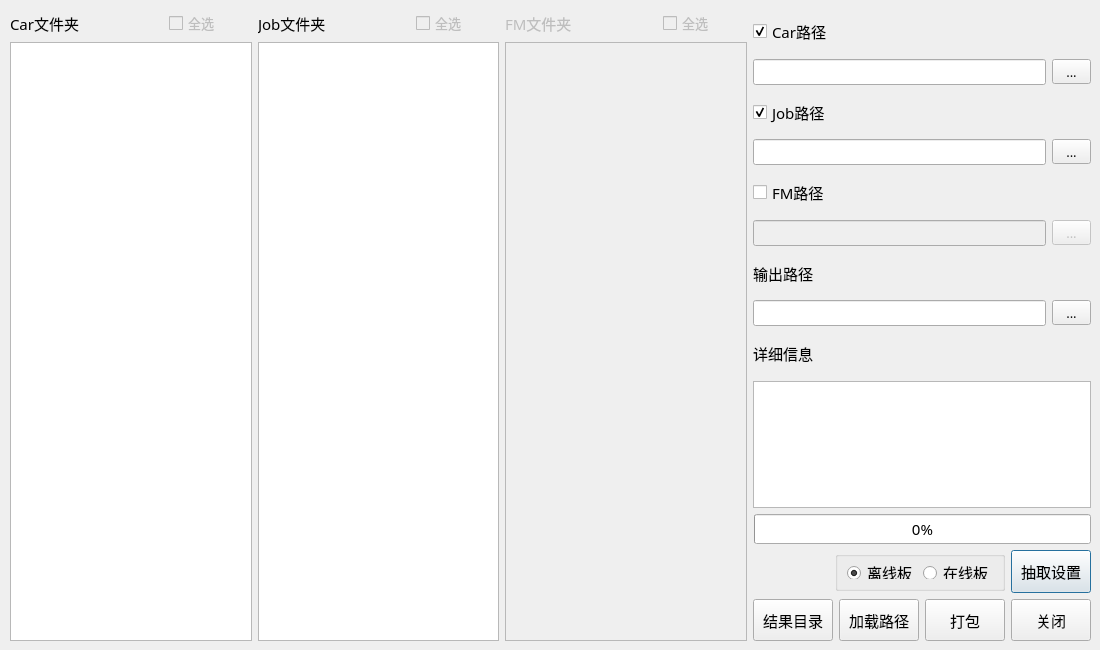
<?xml version="1.0" encoding="UTF-8"?>
<ui version="4.0">
 <class>PackJobCarWin</class>
 <widget class="QDialog" name="PackJobCarWin">
  <property name="geometry">
   <rect>
    <x>0</x>
    <y>0</y>
    <width>1100</width>
    <height>650</height>
   </rect>
  </property>
  <property name="minimumSize">
   <size>
    <width>1100</width>
    <height>650</height>
   </size>
  </property>
  <property name="maximumSize">
   <size>
    <width>1100</width>
    <height>650</height>
   </size>
  </property>
  <property name="font">
   <font>
    <family>微软雅黑</family>
    <pointsize>11</pointsize>
   </font>
  </property>
  <property name="windowTitle">
   <string>打包工具</string>
  </property>
  <property name="sizeGripEnabled">
   <bool>false</bool>
  </property>
  <widget class="QWidget" name="layoutWidget">
   <property name="geometry">
    <rect>
     <x>10</x>
     <y>10</y>
     <width>1081</width>
     <height>631</height>
    </rect>
   </property>
   <layout class="QHBoxLayout" name="horizontalLayout_12" stretch="180,180,180,250">
    <item>
     <layout class="QVBoxLayout" name="verticalLayout_5">
      <item>
       <layout class="QHBoxLayout" name="horizontalLayout_11">
        <item>
         <widget class="QLabel" name="label_CarArea">
          <property name="enabled">
           <bool>true</bool>
          </property>
          <property name="font">
           <font>
            <family>微软雅黑</family>
            <pointsize>11</pointsize>
           </font>
          </property>
          <property name="text">
           <string>Car文件夹</string>
          </property>
         </widget>
        </item>
        <item>
         <spacer name="horizontalSpacer_6">
          <property name="orientation">
           <enum>Qt::Horizontal</enum>
          </property>
          <property name="sizeHint" stdset="0">
           <size>
            <width>40</width>
            <height>18</height>
           </size>
          </property>
         </spacer>
        </item>
        <item>
         <widget class="QCheckBox" name="cBox_SelectAll_Car">
          <property name="enabled">
           <bool>false</bool>
          </property>
          <property name="sizePolicy">
           <sizepolicy hsizetype="Expanding" vsizetype="Maximum">
            <horstretch>0</horstretch>
            <verstretch>0</verstretch>
           </sizepolicy>
          </property>
          <property name="font">
           <font>
            <family>微软雅黑</family>
            <pointsize>10</pointsize>
           </font>
          </property>
          <property name="text">
           <string>全选</string>
          </property>
         </widget>
        </item>
       </layout>
      </item>
      <item>
       <widget class="PJC_TableView" name="tableCar">
        <property name="sortingEnabled">
         <bool>true</bool>
        </property>
       </widget>
      </item>
     </layout>
    </item>
    <item>
     <layout class="QVBoxLayout" name="verticalLayout_4">
      <item>
       <layout class="QHBoxLayout" name="horizontalLayout_10">
        <item>
         <widget class="QLabel" name="label_Job">
          <property name="enabled">
           <bool>true</bool>
          </property>
          <property name="font">
           <font>
            <family>微软雅黑</family>
            <pointsize>11</pointsize>
           </font>
          </property>
          <property name="text">
           <string>Job文件夹</string>
          </property>
         </widget>
        </item>
        <item>
         <spacer name="horizontalSpacer_7">
          <property name="orientation">
           <enum>Qt::Horizontal</enum>
          </property>
          <property name="sizeHint" stdset="0">
           <size>
            <width>40</width>
            <height>18</height>
           </size>
          </property>
         </spacer>
        </item>
        <item>
         <widget class="QCheckBox" name="cBox_SelectAll_Job">
          <property name="enabled">
           <bool>false</bool>
          </property>
          <property name="sizePolicy">
           <sizepolicy hsizetype="Expanding" vsizetype="Maximum">
            <horstretch>0</horstretch>
            <verstretch>0</verstretch>
           </sizepolicy>
          </property>
          <property name="font">
           <font>
            <family>微软雅黑</family>
            <pointsize>10</pointsize>
           </font>
          </property>
          <property name="text">
           <string>全选</string>
          </property>
         </widget>
        </item>
       </layout>
      </item>
      <item>
       <widget class="PJC_TableView" name="tableJob">
        <property name="sortingEnabled">
         <bool>true</bool>
        </property>
       </widget>
      </item>
     </layout>
    </item>
    <item>
     <layout class="QVBoxLayout" name="verticalLayout_6">
      <item>
       <layout class="QHBoxLayout" name="horizontalLayout_13">
        <item>
         <widget class="QLabel" name="label_Fm">
          <property name="enabled">
           <bool>false</bool>
          </property>
          <property name="font">
           <font>
            <family>微软雅黑</family>
            <pointsize>11</pointsize>
           </font>
          </property>
          <property name="text">
           <string>FM文件夹</string>
          </property>
         </widget>
        </item>
        <item>
         <spacer name="horizontalSpacer_9">
          <property name="orientation">
           <enum>Qt::Horizontal</enum>
          </property>
          <property name="sizeHint" stdset="0">
           <size>
            <width>40</width>
            <height>18</height>
           </size>
          </property>
         </spacer>
        </item>
        <item>
         <widget class="QCheckBox" name="cBox_SelectAll_Fm">
          <property name="enabled">
           <bool>false</bool>
          </property>
          <property name="sizePolicy">
           <sizepolicy hsizetype="Expanding" vsizetype="Maximum">
            <horstretch>0</horstretch>
            <verstretch>0</verstretch>
           </sizepolicy>
          </property>
          <property name="font">
           <font>
            <family>微软雅黑</family>
            <pointsize>10</pointsize>
           </font>
          </property>
          <property name="text">
           <string>全选</string>
          </property>
         </widget>
        </item>
       </layout>
      </item>
      <item>
       <widget class="PJC_TableView" name="tableFm">
        <property name="enabled">
         <bool>false</bool>
        </property>
        <property name="sortingEnabled">
         <bool>true</bool>
        </property>
       </widget>
      </item>
     </layout>
    </item>
    <item>
     <layout class="QVBoxLayout" name="verticalLayout_3" stretch="1,1,1,1,1,1,1,1,1,3,1,1,1">
      <item>
       <layout class="QHBoxLayout" name="horizontalLayout_7">
        <item>
         <widget class="QCheckBox" name="label_CarPath">
          <property name="sizePolicy">
           <sizepolicy hsizetype="Minimum" vsizetype="Expanding">
            <horstretch>0</horstretch>
            <verstretch>0</verstretch>
           </sizepolicy>
          </property>
          <property name="font">
           <font>
            <family>微软雅黑</family>
            <pointsize>11</pointsize>
           </font>
          </property>
          <property name="text">
           <string>Car路径</string>
          </property>
          <property name="checked">
           <bool>true</bool>
          </property>
         </widget>
        </item>
        <item>
         <spacer name="horizontalSpacer_4">
          <property name="orientation">
           <enum>Qt::Horizontal</enum>
          </property>
          <property name="sizeHint" stdset="0">
           <size>
            <width>40</width>
            <height>18</height>
           </size>
          </property>
         </spacer>
        </item>
       </layout>
      </item>
      <item>
       <layout class="QHBoxLayout" name="horizontalLayout_2" stretch="300,40">
        <item>
         <widget class="QLineEdit" name="Edit_PathCar">
          <property name="enabled">
           <bool>true</bool>
          </property>
          <property name="font">
           <font>
            <family>微软雅黑</family>
            <pointsize>10</pointsize>
           </font>
          </property>
         </widget>
        </item>
        <item>
         <widget class="QToolButton" name="btn_OpenPathCar">
          <property name="enabled">
           <bool>true</bool>
          </property>
          <property name="sizePolicy">
           <sizepolicy hsizetype="Expanding" vsizetype="Fixed">
            <horstretch>0</horstretch>
            <verstretch>0</verstretch>
           </sizepolicy>
          </property>
          <property name="font">
           <font>
            <family>微软雅黑</family>
            <pointsize>10</pointsize>
           </font>
          </property>
          <property name="text">
           <string>...</string>
          </property>
         </widget>
        </item>
       </layout>
      </item>
      <item>
       <layout class="QHBoxLayout" name="horizontalLayout_8">
        <item>
         <widget class="QCheckBox" name="label_JobPath">
          <property name="sizePolicy">
           <sizepolicy hsizetype="Minimum" vsizetype="Expanding">
            <horstretch>0</horstretch>
            <verstretch>0</verstretch>
           </sizepolicy>
          </property>
          <property name="font">
           <font>
            <family>微软雅黑</family>
            <pointsize>11</pointsize>
           </font>
          </property>
          <property name="text">
           <string>Job路径</string>
          </property>
          <property name="checked">
           <bool>true</bool>
          </property>
         </widget>
        </item>
        <item>
         <spacer name="horizontalSpacer_3">
          <property name="orientation">
           <enum>Qt::Horizontal</enum>
          </property>
          <property name="sizeHint" stdset="0">
           <size>
            <width>40</width>
            <height>18</height>
           </size>
          </property>
         </spacer>
        </item>
       </layout>
      </item>
      <item>
       <layout class="QHBoxLayout" name="horizontalLayout_3" stretch="300,40">
        <item>
         <widget class="QLineEdit" name="Edit_PathJob">
          <property name="enabled">
           <bool>true</bool>
          </property>
          <property name="font">
           <font>
            <family>微软雅黑</family>
            <pointsize>10</pointsize>
           </font>
          </property>
         </widget>
        </item>
        <item>
         <widget class="QToolButton" name="btn_OpenPathJob">
          <property name="enabled">
           <bool>true</bool>
          </property>
          <property name="sizePolicy">
           <sizepolicy hsizetype="Expanding" vsizetype="Fixed">
            <horstretch>0</horstretch>
            <verstretch>0</verstretch>
           </sizepolicy>
          </property>
          <property name="font">
           <font>
            <family>微软雅黑</family>
            <pointsize>10</pointsize>
           </font>
          </property>
          <property name="text">
           <string>...</string>
          </property>
         </widget>
        </item>
       </layout>
      </item>
      <item>
       <layout class="QHBoxLayout" name="horizontalLayout_16">
        <item>
         <widget class="QCheckBox" name="label_FmPath">
          <property name="sizePolicy">
           <sizepolicy hsizetype="Minimum" vsizetype="Expanding">
            <horstretch>0</horstretch>
            <verstretch>0</verstretch>
           </sizepolicy>
          </property>
          <property name="font">
           <font>
            <family>微软雅黑</family>
            <pointsize>11</pointsize>
           </font>
          </property>
          <property name="text">
           <string>FM路径</string>
          </property>
         </widget>
        </item>
        <item>
         <spacer name="horizontalSpacer_10">
          <property name="orientation">
           <enum>Qt::Horizontal</enum>
          </property>
          <property name="sizeHint" stdset="0">
           <size>
            <width>40</width>
            <height>18</height>
           </size>
          </property>
         </spacer>
        </item>
       </layout>
      </item>
      <item>
       <layout class="QHBoxLayout" name="horizontalLayout_15" stretch="300,40">
        <item>
         <widget class="QLineEdit" name="Edit_PathFm">
          <property name="enabled">
           <bool>false</bool>
          </property>
          <property name="font">
           <font>
            <family>微软雅黑</family>
            <pointsize>10</pointsize>
           </font>
          </property>
         </widget>
        </item>
        <item>
         <widget class="QToolButton" name="btn_OpenPathFm">
          <property name="enabled">
           <bool>false</bool>
          </property>
          <property name="sizePolicy">
           <sizepolicy hsizetype="Expanding" vsizetype="Fixed">
            <horstretch>0</horstretch>
            <verstretch>0</verstretch>
           </sizepolicy>
          </property>
          <property name="font">
           <font>
            <family>微软雅黑</family>
            <pointsize>10</pointsize>
           </font>
          </property>
          <property name="text">
           <string>...</string>
          </property>
         </widget>
        </item>
       </layout>
      </item>
      <item>
       <layout class="QHBoxLayout" name="horizontalLayout_6">
        <item>
         <widget class="QLabel" name="label_PathOut">
          <property name="sizePolicy">
           <sizepolicy hsizetype="Preferred" vsizetype="Expanding">
            <horstretch>0</horstretch>
            <verstretch>0</verstretch>
           </sizepolicy>
          </property>
          <property name="font">
           <font>
            <family>微软雅黑</family>
            <pointsize>11</pointsize>
           </font>
          </property>
          <property name="text">
           <string>输出路径</string>
          </property>
         </widget>
        </item>
        <item>
         <spacer name="horizontalSpacer_2">
          <property name="orientation">
           <enum>Qt::Horizontal</enum>
          </property>
          <property name="sizeHint" stdset="0">
           <size>
            <width>40</width>
            <height>18</height>
           </size>
          </property>
         </spacer>
        </item>
       </layout>
      </item>
      <item>
       <layout class="QHBoxLayout" name="horizontalLayout_4" stretch="300,40">
        <item>
         <widget class="QLineEdit" name="Edit_PathOut">
          <property name="font">
           <font>
            <family>微软雅黑</family>
            <pointsize>10</pointsize>
           </font>
          </property>
         </widget>
        </item>
        <item>
         <widget class="QToolButton" name="btn_OpenPathOut">
          <property name="sizePolicy">
           <sizepolicy hsizetype="Expanding" vsizetype="Fixed">
            <horstretch>0</horstretch>
            <verstretch>0</verstretch>
           </sizepolicy>
          </property>
          <property name="font">
           <font>
            <family>微软雅黑</family>
            <pointsize>10</pointsize>
           </font>
          </property>
          <property name="text">
           <string>...</string>
          </property>
         </widget>
        </item>
       </layout>
      </item>
      <item>
       <layout class="QHBoxLayout" name="horizontalLayout_5">
        <item>
         <widget class="QLabel" name="label_Detail">
          <property name="enabled">
           <bool>true</bool>
          </property>
          <property name="sizePolicy">
           <sizepolicy hsizetype="Fixed" vsizetype="Preferred">
            <horstretch>0</horstretch>
            <verstretch>0</verstretch>
           </sizepolicy>
          </property>
          <property name="font">
           <font>
            <family>微软雅黑</family>
            <pointsize>11</pointsize>
           </font>
          </property>
          <property name="text">
           <string>详细信息</string>
          </property>
         </widget>
        </item>
        <item>
         <widget class="QLabel" name="label_Progress">
          <property name="enabled">
           <bool>true</bool>
          </property>
          <property name="sizePolicy">
           <sizepolicy hsizetype="Minimum" vsizetype="Expanding">
            <horstretch>0</horstretch>
            <verstretch>0</verstretch>
           </sizepolicy>
          </property>
          <property name="minimumSize">
           <size>
            <width>150</width>
            <height>0</height>
           </size>
          </property>
          <property name="font">
           <font>
            <family>微软雅黑</family>
            <pointsize>11</pointsize>
            <weight>75</weight>
            <bold>true</bold>
           </font>
          </property>
          <property name="text">
           <string/>
          </property>
          <property name="alignment">
           <set>Qt::AlignCenter</set>
          </property>
         </widget>
        </item>
        <item>
         <spacer name="horizontalSpacer">
          <property name="orientation">
           <enum>Qt::Horizontal</enum>
          </property>
          <property name="sizeType">
           <enum>QSizePolicy::Expanding</enum>
          </property>
          <property name="sizeHint" stdset="0">
           <size>
            <width>40</width>
            <height>18</height>
           </size>
          </property>
         </spacer>
        </item>
       </layout>
      </item>
      <item>
       <widget class="QTextEdit" name="Details">
        <property name="enabled">
         <bool>true</bool>
        </property>
        <property name="font">
         <font>
          <family>微软雅黑</family>
          <pointsize>9</pointsize>
         </font>
        </property>
       </widget>
      </item>
      <item>
       <layout class="QHBoxLayout" name="horizontalLayout_14">
        <item>
         <spacer name="horizontalSpacer_8">
          <property name="orientation">
           <enum>Qt::Horizontal</enum>
          </property>
          <property name="sizeType">
           <enum>QSizePolicy::Fixed</enum>
          </property>
          <property name="sizeHint" stdset="0">
           <size>
            <width>1</width>
            <height>18</height>
           </size>
          </property>
         </spacer>
        </item>
        <item>
         <widget class="QProgressBar" name="pgBar">
          <property name="sizePolicy">
           <sizepolicy hsizetype="Expanding" vsizetype="Fixed">
            <horstretch>0</horstretch>
            <verstretch>0</verstretch>
           </sizepolicy>
          </property>
          <property name="value">
           <number>0</number>
          </property>
         </widget>
        </item>
       </layout>
      </item>
      <item>
       <layout class="QHBoxLayout" name="horizontalLayout_9">
        <item>
         <spacer name="horizontalSpacer_5">
          <property name="orientation">
           <enum>Qt::Horizontal</enum>
          </property>
          <property name="sizeType">
           <enum>QSizePolicy::Expanding</enum>
          </property>
          <property name="sizeHint" stdset="0">
           <size>
            <width>40</width>
            <height>18</height>
           </size>
          </property>
         </spacer>
        </item>
        <item>
         <widget class="QGroupBox" name="groupBox_Pattern">
          <property name="sizePolicy">
           <sizepolicy hsizetype="Maximum" vsizetype="Maximum">
            <horstretch>0</horstretch>
            <verstretch>0</verstretch>
           </sizepolicy>
          </property>
          <property name="minimumSize">
           <size>
            <width>170</width>
            <height>40</height>
           </size>
          </property>
          <property name="maximumSize">
           <size>
            <width>170</width>
            <height>40</height>
           </size>
          </property>
          <property name="title">
           <string/>
          </property>
          <layout class="QGridLayout" name="gridLayout">
           <item row="0" column="1">
            <widget class="QRadioButton" name="rBtn_Online">
             <property name="text">
              <string>在线板</string>
             </property>
             <property name="checked">
              <bool>false</bool>
             </property>
            </widget>
           </item>
           <item row="0" column="0">
            <widget class="QRadioButton" name="rBtn_Offline">
             <property name="text">
              <string>离线板</string>
             </property>
             <property name="checked">
              <bool>true</bool>
             </property>
            </widget>
           </item>
          </layout>
         </widget>
        </item>
        <item>
         <widget class="QPushButton" name="btnSetting">
          <property name="sizePolicy">
           <sizepolicy hsizetype="MinimumExpanding" vsizetype="Expanding">
            <horstretch>0</horstretch>
            <verstretch>0</verstretch>
           </sizepolicy>
          </property>
          <property name="maximumSize">
           <size>
            <width>80</width>
            <height>16777215</height>
           </size>
          </property>
          <property name="text">
           <string>抽取设置</string>
          </property>
         </widget>
        </item>
       </layout>
      </item>
      <item>
       <layout class="QHBoxLayout" name="horizontalLayout">
        <item>
         <widget class="QPushButton" name="btnOpen">
          <property name="sizePolicy">
           <sizepolicy hsizetype="Minimum" vsizetype="Expanding">
            <horstretch>0</horstretch>
            <verstretch>0</verstretch>
           </sizepolicy>
          </property>
          <property name="font">
           <font>
            <family>微软雅黑</family>
            <pointsize>11</pointsize>
           </font>
          </property>
          <property name="text">
           <string>结果目录</string>
          </property>
         </widget>
        </item>
        <item>
         <widget class="QPushButton" name="btnLoad">
          <property name="sizePolicy">
           <sizepolicy hsizetype="Minimum" vsizetype="Expanding">
            <horstretch>0</horstretch>
            <verstretch>0</verstretch>
           </sizepolicy>
          </property>
          <property name="font">
           <font>
            <family>微软雅黑</family>
            <pointsize>11</pointsize>
           </font>
          </property>
          <property name="text">
           <string>加载路径</string>
          </property>
         </widget>
        </item>
        <item>
         <widget class="QPushButton" name="btnStart">
          <property name="sizePolicy">
           <sizepolicy hsizetype="Minimum" vsizetype="Expanding">
            <horstretch>0</horstretch>
            <verstretch>0</verstretch>
           </sizepolicy>
          </property>
          <property name="font">
           <font>
            <family>微软雅黑</family>
            <pointsize>11</pointsize>
           </font>
          </property>
          <property name="text">
           <string>打包</string>
          </property>
         </widget>
        </item>
        <item>
         <widget class="QPushButton" name="btnCancle">
          <property name="sizePolicy">
           <sizepolicy hsizetype="Minimum" vsizetype="Expanding">
            <horstretch>0</horstretch>
            <verstretch>0</verstretch>
           </sizepolicy>
          </property>
          <property name="font">
           <font>
            <family>微软雅黑</family>
            <pointsize>11</pointsize>
           </font>
          </property>
          <property name="text">
           <string>关闭</string>
          </property>
         </widget>
        </item>
       </layout>
      </item>
     </layout>
    </item>
   </layout>
  </widget>
 </widget>
 <customwidgets>
  <customwidget>
   <class>PJC_TableView</class>
   <extends>QTableView</extends>
   <header>PackJobCarTableModel.h</header>
  </customwidget>
 </customwidgets>
 <resources/>
 <connections>
  <connection>
   <sender>label_CarPath</sender>
   <signal>toggled(bool)</signal>
   <receiver>Edit_PathCar</receiver>
   <slot>setEnabled(bool)</slot>
   <hints>
    <hint type="sourcelabel">
     <x>846</x>
     <y>35</y>
    </hint>
    <hint type="destinationlabel">
     <x>822</x>
     <y>69</y>
    </hint>
   </hints>
  </connection>
  <connection>
   <sender>label_CarPath</sender>
   <signal>toggled(bool)</signal>
   <receiver>btn_OpenPathCar</receiver>
   <slot>setEnabled(bool)</slot>
   <hints>
    <hint type="sourcelabel">
     <x>846</x>
     <y>27</y>
    </hint>
    <hint type="destinationlabel">
     <x>1107</x>
     <y>79</y>
    </hint>
   </hints>
  </connection>
  <connection>
   <sender>label_JobPath</sender>
   <signal>toggled(bool)</signal>
   <receiver>Edit_PathJob</receiver>
   <slot>setEnabled(bool)</slot>
   <hints>
    <hint type="sourcelabel">
     <x>848</x>
     <y>117</y>
    </hint>
    <hint type="destinationlabel">
     <x>1062</x>
     <y>157</y>
    </hint>
   </hints>
  </connection>
  <connection>
   <sender>label_JobPath</sender>
   <signal>toggled(bool)</signal>
   <receiver>btn_OpenPathJob</receiver>
   <slot>setEnabled(bool)</slot>
   <hints>
    <hint type="sourcelabel">
     <x>848</x>
     <y>117</y>
    </hint>
    <hint type="destinationlabel">
     <x>1107</x>
     <y>157</y>
    </hint>
   </hints>
  </connection>
  <connection>
   <sender>label_FmPath</sender>
   <signal>toggled(bool)</signal>
   <receiver>Edit_PathFm</receiver>
   <slot>setEnabled(bool)</slot>
   <hints>
    <hint type="sourcelabel">
     <x>845</x>
     <y>195</y>
    </hint>
    <hint type="destinationlabel">
     <x>1062</x>
     <y>235</y>
    </hint>
   </hints>
  </connection>
  <connection>
   <sender>label_FmPath</sender>
   <signal>toggled(bool)</signal>
   <receiver>btn_OpenPathFm</receiver>
   <slot>setEnabled(bool)</slot>
   <hints>
    <hint type="sourcelabel">
     <x>845</x>
     <y>195</y>
    </hint>
    <hint type="destinationlabel">
     <x>1107</x>
     <y>235</y>
    </hint>
   </hints>
  </connection>
  <connection>
   <sender>label_CarPath</sender>
   <signal>toggled(bool)</signal>
   <receiver>label_CarArea</receiver>
   <slot>setEnabled(bool)</slot>
   <hints>
    <hint type="sourcelabel">
     <x>846</x>
     <y>39</y>
    </hint>
    <hint type="destinationlabel">
     <x>77</x>
     <y>27</y>
    </hint>
   </hints>
  </connection>
  <connection>
   <sender>label_JobPath</sender>
   <signal>toggled(bool)</signal>
   <receiver>label_Job</receiver>
   <slot>setEnabled(bool)</slot>
   <hints>
    <hint type="sourcelabel">
     <x>848</x>
     <y>117</y>
    </hint>
    <hint type="destinationlabel">
     <x>277</x>
     <y>28</y>
    </hint>
   </hints>
  </connection>
  <connection>
   <sender>label_FmPath</sender>
   <signal>toggled(bool)</signal>
   <receiver>label_Fm</receiver>
   <slot>setEnabled(bool)</slot>
   <hints>
    <hint type="sourcelabel">
     <x>845</x>
     <y>195</y>
    </hint>
    <hint type="destinationlabel">
     <x>585</x>
     <y>24</y>
    </hint>
   </hints>
  </connection>
  <connection>
   <sender>label_CarPath</sender>
   <signal>toggled(bool)</signal>
   <receiver>tableCar</receiver>
   <slot>setEnabled(bool)</slot>
   <hints>
    <hint type="sourcelabel">
     <x>788</x>
     <y>23</y>
    </hint>
    <hint type="destinationlabel">
     <x>138</x>
     <y>109</y>
    </hint>
   </hints>
  </connection>
  <connection>
   <sender>label_JobPath</sender>
   <signal>toggled(bool)</signal>
   <receiver>tableJob</receiver>
   <slot>setEnabled(bool)</slot>
   <hints>
    <hint type="sourcelabel">
     <x>786</x>
     <y>105</y>
    </hint>
    <hint type="destinationlabel">
     <x>450</x>
     <y>105</y>
    </hint>
   </hints>
  </connection>
  <connection>
   <sender>label_FmPath</sender>
   <signal>toggled(bool)</signal>
   <receiver>tableFm</receiver>
   <slot>setEnabled(bool)</slot>
   <hints>
    <hint type="sourcelabel">
     <x>792</x>
     <y>183</y>
    </hint>
    <hint type="destinationlabel">
     <x>608</x>
     <y>169</y>
    </hint>
   </hints>
  </connection>
 </connections>
</ui>
